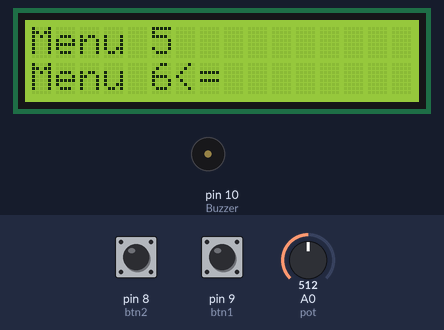
Bench run of a sketch on a simulated Arduino Uno, built with avr-gcc and run on an emulated ATmega328P. On the bench: 16×2 character LCD, buzzer (waves = sounding, pin HIGH). The inputs (shaded band) are chosen by the test bench; at power-on: A0 (pot) = 512, pin 9 (btn1) LOW, pin 8 (btn2) LOW.

Above: at 1.2 s.
1.3 s: A0 (pot) set to 1005
At 2.4 s:
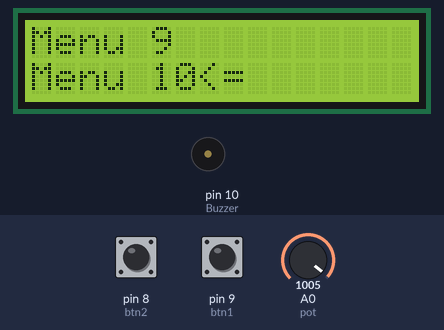
2.9 s: A0 (pot) set to 1023
At 4.0 s:
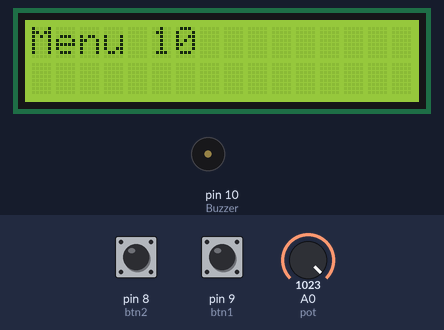
4.4 s: pin 9 (btn1) pulled HIGH for 0.15 s
At 5.6 s:
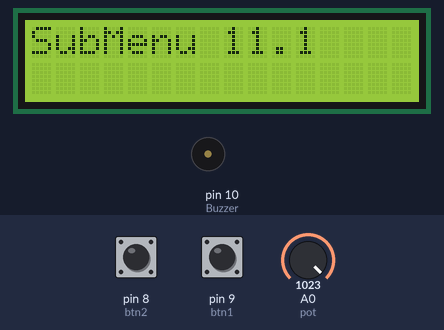
6.0 s: A0 (pot) set to 900
At 6.5 s:
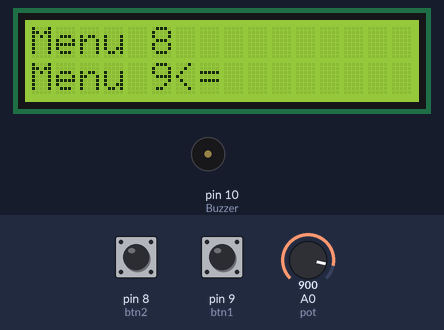
Timing chart, 0 to 8.5 s (numbered marks = the images above; inputs shaded):
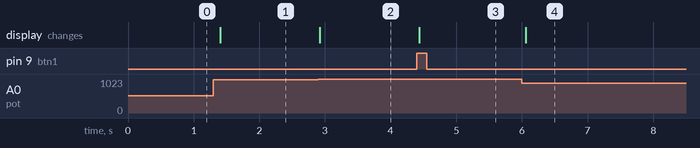

Measured:
- the behaviour switches between 1022 and 1023 on A0 (pot) (found by bisection; images 1 and 2)
- after the input at 1.3 s, the display: changes after 0.11 s (image 1)
- after the input at 2.9 s, the display: changes at once (image 2)
- after the input at 4.4 s, the display: changes at once (image 3)
- after the input at 6.0 s, the display: changes after 0.06 s (image 4)

The sketch:

lcd_screen_2.ino
```cpp
#include <LiquidCrystal_I2C.h>
#include <Wire.h>

#define pot A0
#define btn1 9
#define btn2 8
#define Buzzer 10

LiquidCrystal_I2C lcdekranim(0x27, 16, 2);
int Select = 0;
int Back = 0;
int time = 100;
int s1 = 0;
String menus[] = {"Hoş Geldiniz", "Menu 1", "Menu 2", "Menu 3", "Menu 4", "Menu 5", "Menu 6", "Menu 7", "Menu 8", "Menu 9", "Menu 10"};
int currentMenu = 0;

void setup() {
  Serial.begin(9600);

  lcdekranim.init();
  lcdekranim.backlight();
  lcdekranim.clear();

  pinMode(btn1, INPUT);
  pinMode(btn2, INPUT);
  pinMode(Buzzer, OUTPUT);
}

void loop() {
  Select = digitalRead(btn1);
  Back = digitalRead(btn2);

  // Potansiyometre değeri 1 ile 10 arasına ölçekleniyor
  int deger = map(analogRead(pot), 0, 1023, 1, 10);

  if (deger != currentMenu) {
    currentMenu = deger;
    displayMenu(currentMenu);
  }

  if (Select == HIGH) {
    if (s1 == 0) {
      s1 = 1;
      displaySubMenu(currentMenu);
    }
  } else if (Back == HIGH) {
    if (s1 == 1) {
      s1 = 0;
      displayMenu(currentMenu);
    }
  }

  delay(time);
}

void displayMenu(int menuIndex) {
  lcdekranim.clear();
  LCDScreen(0, 0, menus[menuIndex]);
  if (menuIndex < 10) {
    LCDScreen(1, 0, menus[menuIndex + 1]+"<=");
  }
}

void displaySubMenu(int menuIndex) {
  lcdekranim.clear();
  LCDScreen(0, 0, "SubMenu " + String(menuIndex + 1) + ".1");
}

void LCDScreen(int row, int coll, String message) {
  lcdekranim.setCursor(coll, row);
  lcdekranim.print(message);
}
```
